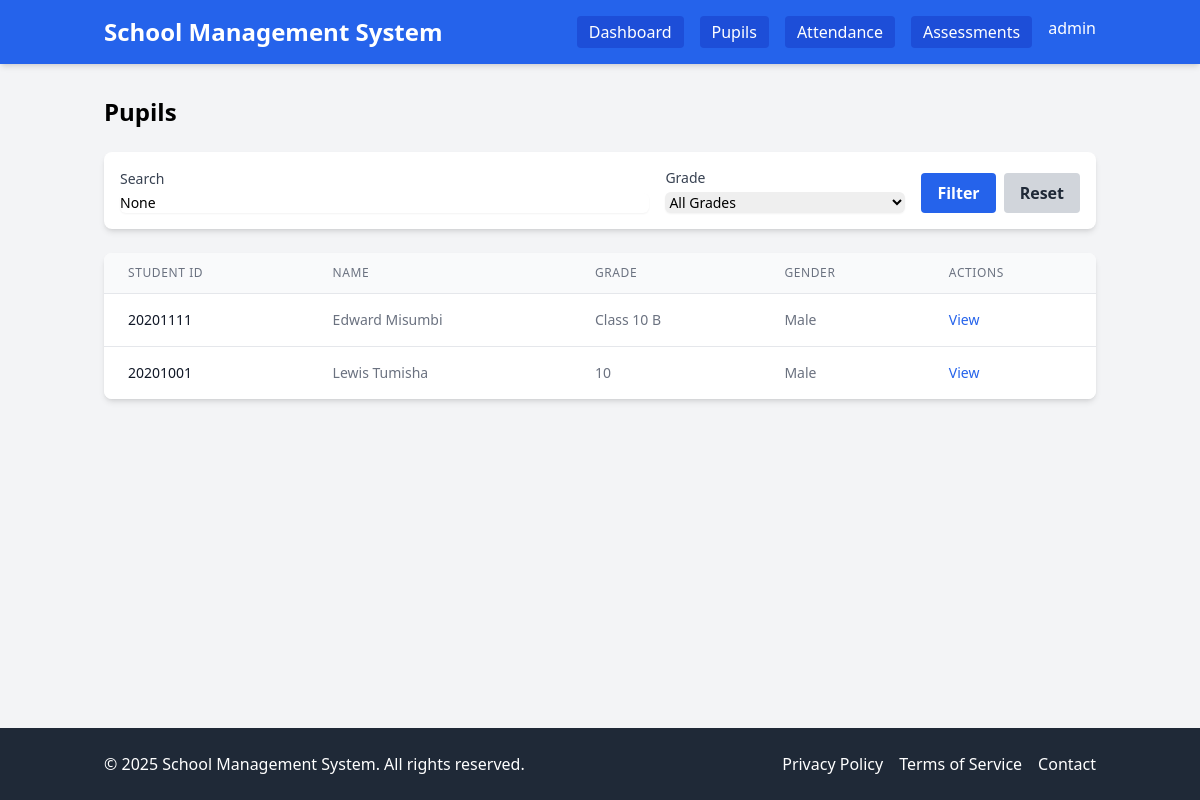
Screenshot of /pupils/ (signed in) with the database file from the repository.
### users/models.py (models this page shows)
class User(AbstractUser):
    class Role(models.TextChoices):
        ADMIN = 'ADMIN', _('Admin')
        TEACHER = 'TEACHER', _('Teacher')
    role = models.CharField(
        max_length=10,
        choices=Role.choices,
        default=Role.TEACHER,
        verbose_name=_('Role'),
        help_text=_('Designates the role and permissions of the user')
    )
    phone_number = models.CharField(max_length=15, blank=True, null=True)
    address = models.TextField(blank=True, null=True)
    profile_picture = models.ImageField(upload_to='profile_pics/', blank=True, null=True)
    def is_admin(self):
        return self.role == self.Role.ADMIN
    def is_teacher(self):
        return self.role == self.Role.TEACHER
    class Meta:
        verbose_name = _('User')
        verbose_name_plural = _('Users')

### pupils/models.py (models this page shows, shortened)
class Pupil(models.Model):
    first_name = models.CharField(max_length=100)
    last_name = models.CharField(max_length=100)
    date_of_birth = models.DateField()
    GENDER_CHOICES = [
        ('M', 'Male'),
        ('F', 'Female'),
        ('O', 'Other'),
    ]
    gender = models.CharField(max_length=1, choices=GENDER_CHOICES)
    photo = models.ImageField(upload_to='pupil_photos/', blank=True, null=True)
    student_id = models.CharField(max_length=20, unique=True)
    grade = models.ForeignKey(Grade, on_delete=models.SET_NULL, null=True, related_name='pupils')
    enrollment_date = models.DateField(auto_now_add=True)
    is_active = models.BooleanField(default=True)
    address = models.TextField(blank=True, null=True)
    city = models.CharField(max_length=100, blank=True, null=True)
    state_province = models.CharField(max_length=100, blank=True, null=True)
    postal_code = models.CharField(max_length=20, blank=True, null=True)
    country = models.CharField(max_length=100, default='Zambia')
    parent_name = models.CharField(max_length=200)
    parent_phone = models.CharField(max_length=15)
    parent_email = models.EmailField(blank=True, null=True)
    emergency_contact_name = models.CharField(max_length=200, blank=True, null=True)
    emergency_contact_phone = models.CharField(max_length=15, blank=True, null=True)
    qr_code = models.ImageField(upload_to='pupil_qrcodes/', blank=True, null=True)
    uuid = models.UUIDField(default=uuid.uuid4, editable=False, unique=True)
    class Meta:
        verbose_name = _('Pupil')
        verbose_name_plural = _('Pupils')
        ordering = ['last_name', 'first_name']
    def get_full_name(self):
        return f"{self.first_name} {self.last_name}"

class Grade(models.Model):
    name = models.CharField(max_length=50, unique=True)
    description = models.TextField(blank=True, null=True)

### pupils/views.py (the view)
# urls.py: path('pupils/', views.pupil_list, name='pupil_list'),
@login_required
def pupil_list(request):
    pupils = Pupil.objects.filter(is_active=True).order_by('last_name', 'first_name')
    grade_id = request.GET.get('grade')
    if grade_id:
        pupils = pupils.filter(grade_id=grade_id)
    search_query = request.GET.get('search')
    if search_query:
        pupils = pupils.filter(
            first_name__icontains=search_query) | pupils.filter(
            last_name__icontains=search_query) | pupils.filter(
            student_id__icontains=search_query
        )
    grades = Grade.objects.all().order_by('name')
    context = {
        'pupils': pupils,
        'grades': grades,
        'selected_grade': grade_id,
        'search_query': search_query,
    }
    return render(request, 'pupils/pupil_list.html', context)

### templates/pupils/pupil_list.html (shortened to what this page needs)
{% extends 'base/base.html' %}
{% block content %}
<div class="max-w-6xl mx-auto">
    <div class="flex justify-between items-center mb-6">
        <h1 class="text-2xl font-bold">Pupils</h1>
    </div>
    <div class="bg-white p-4 rounded-lg shadow-md mb-6">
        <form method="get" class="flex flex-col md:flex-row md:items-end space-y-4 md:space-y-0 md:space-x-4">
            <div class="flex-grow">
                <label for="search" class="block text-sm font-medium text-gray-700 mb-1">Search</label>
                <input type="text" id="search" name="search" value="{{ search_query }}" placeholder="Search by name or ID"
                       class="shadow-sm focus:ring-blue-500 focus:border-blue-500 block w-full sm:text-sm border-gray-300 rounded-md">
            </div>
            <div class="w-full md:w-1/4">
                <label for="grade" class="block text-sm font-medium text-gray-700 mb-1">Grade</label>
                <select id="grade" name="grade" class="shadow-sm focus:ring-blue-500 focus:border-blue-500 block w-full sm:text-sm border-gray-300 rounded-md">
                    <option value="">All Grades</option>
                </select>
            </div>
            <div class="flex space-x-2">
                <button type="submit" class="bg-blue-600 hover:bg-blue-700 text-white font-bold py-2 px-4 rounded">
                    Filter
                </button>
                <a href="{% url 'pupil_list' %}" class="bg-gray-300 hover:bg-gray-400 text-gray-800 font-bold py-2 px-4 rounded">
                    Reset
                </a>
            </div>
        </form>
    </div>
    <div class="bg-white rounded-lg shadow-md overflow-hidden">
        {% if pupils %}
            <div class="overflow-x-auto">
                <table class="min-w-full divide-y divide-gray-200">
                    <thead class="bg-gray-50">
                        <tr>
                            <th scope="col" class="px-6 py-3 text-left text-xs font-medium text-gray-500 uppercase tracking-wider">
                                Student ID
                            </th>
                            <th scope="col" class="px-6 py-3 text-left text-xs font-medium text-gray-500 uppercase tracking-wider">
                                Name
                            </th>
                            <th scope="col" class="px-6 py-3 text-left text-xs font-medium text-gray-500 uppercase tracking-wider">
                                Grade
                            </th>
                            <th scope="col" class="px-6 py-3 text-left text-xs font-medium text-gray-500 uppercase tracking-wider">
                                Gender
                            </th>
                            <th scope="col" class="px-6 py-3 text-left text-xs font-medium text-gray-500 uppercase tracking-wider">
                                Actions
                            </th>
                        </tr>
                    </thead>
                    <tbody class="bg-white divide-y divide-gray-200">
                        {% for pupil in pupils %}
                            <tr>
                                <td class="px-6 py-4 whitespace-nowrap text-sm font-medium text-gray-900">
                                    {{ pupil.student_id }}
                                </td>
                                <td class="px-6 py-4 whitespace-nowrap text-sm text-gray-500">
                                    {{ pupil.get_full_name }}
                                </td>
                                <td class="px-6 py-4 whitespace-nowrap text-sm text-gray-500">
                                    {{ pupil.grade.name|default:"Not Assigned" }}
                                </td>
                                <td class="px-6 py-4 whitespace-nowrap text-sm text-gray-500">
                                    {{ pupil.get_gender_display }}
                                </td>
                                <td class="px-6 py-4 whitespace-nowrap text-sm font-medium">
                                    <a href="{% url 'pupil_detail' pupil.id %}" class="text-blue-600 hover:text-blue-900 mr-3">View</a>
                                </td>
                            </tr>
                        {% endfor %}
                    </tbody>
                </table>
            </div>
        {% endif %}
    </div>
</div>
{% endblock %}

### templates/base/base.html (shortened to what this page needs)
<!DOCTYPE html>
<html lang="en">
<head>
    <script src="https://cdn.tailwindcss.com"></script>
</head>
<body class="bg-gray-100 min-h-screen flex flex-col">
    <header class="bg-blue-600 text-white shadow-md">
        <div class="container mx-auto px-4 py-4 flex justify-between items-center">
            <a href="{% url 'home' %}" class="text-2xl font-bold">School Management System</a>
            <nav class="hidden md:flex space-x-4">
                {% if user.is_authenticated %}
                    {% if user.is_teacher %}
                        <a href="{% url 'teacher_dashboard' %}" class="bg-blue-700 hover:bg-blue-800 text-white font-medium py-1 px-3 rounded">Dashboard</a>
                        <a href="{% url 'pupil_list' %}" class="bg-blue-700 hover:bg-blue-800 text-white font-medium py-1 px-3 rounded">Pupils</a>
                        <a href="{% url 'attendance_sessions' %}" class="bg-blue-700 hover:bg-blue-800 text-white font-medium py-1 px-3 rounded">Attendance</a>
                        <a href="{% url 'assessment_list' %}" class="bg-blue-700 hover:bg-blue-800 text-white font-medium py-1 px-3 rounded">Assessments</a>
                    {% endif %}
                    <div class="relative group">
                        <button class="hover:text-blue-200">{{ user.get_full_name|default:user.username }}</button>
                    </div>
                {% else %}
                    <a href="{% url 'login' %}" class="bg-blue-700 hover:bg-blue-800 text-white font-medium py-1 px-3 rounded">Login</a>
                {% endif %}
            </nav>
        </div>
    </header>
    <main class="container mx-auto px-4 py-8 flex-grow">
        {% block content %}{% endblock %}
    </main>
    <footer class="bg-gray-800 text-white py-6">
        <div class="container mx-auto px-4">
            <div class="flex flex-col md:flex-row justify-between items-center">
                <div class="mb-4 md:mb-0">
                    <p>&copy; {% now "Y" %} School Management System. All rights reserved.</p>
                </div>
                <div class="flex space-x-4">
                    <a href="#" class="hover:text-blue-300">Privacy Policy</a>
                    <a href="#" class="hover:text-blue-300">Terms of Service</a>
                    <a href="#" class="hover:text-blue-300">Contact</a>
                </div>
            </div>
        </div>
    </footer>
</body>
</html>

### rows the page displays
User: get_full_name "admin"
Pupil: student_id "20201111", get_full_name "Edward Misumbi", grade.name "Class 10 B", gender "Male"
Pupil: student_id "20201001", get_full_name "Lewis Tumisha", grade.name "10", gender "Male"
